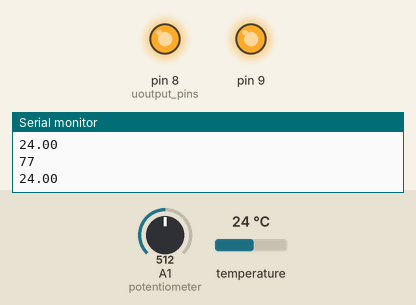
Bench run of a sketch on a simulated Arduino Uno, built with avr-gcc and run on an emulated ATmega328P. On the bench: output pins drawn as LEDs (lit = HIGH), the last lines printed to the serial monitor. The test bench sets the inputs (shaded band); at power-on: temperature 24 °C, A1 (potentiometer) = 512.

Above: at 2.5 s.
2.6 s: temperature set to 22.3 °C
At 3.6 s:
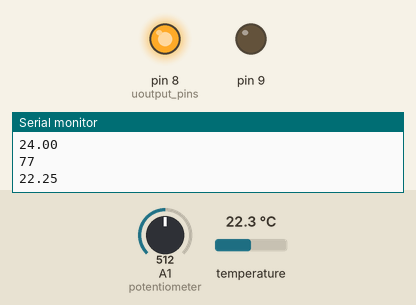
4.4 s: A1 (potentiometer) set to 489
At 6.0 s:
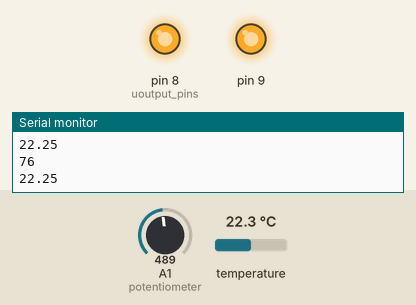
6.3 s: temperature set to 26.5 °C
7.9 s: temperature set to 27.9 °C
At 9.8 s:
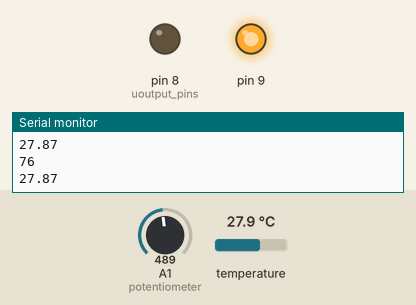
10.1 s: temperature set to 12 °C
At 11.3 s:
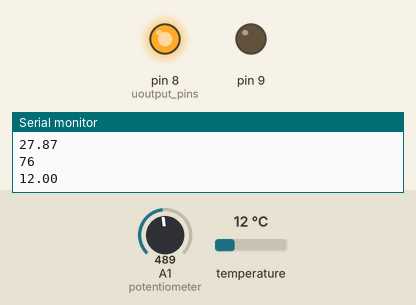
12.1 s: temperature set to 28 °C
At 13.9 s:
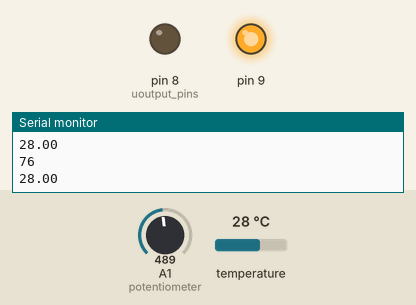
Timing chart, 0 to 15.0 s (numbered marks = the images above; inputs shaded):
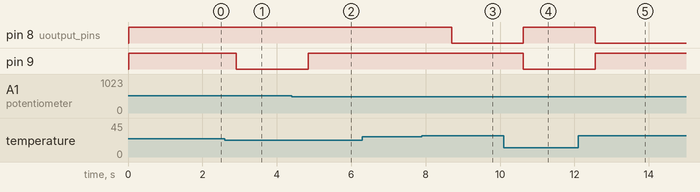

The sketch:

Temp_Driver.ino
```cpp
#include <DallasTemperature.h>
#include <OneWire.h>
#include <stdlib.h>;

///manditory third party libs for temp sensing
OneWire oneWire(12);
DallasTemperature sensors(&oneWire);

int val = 0;

void setup(){
  sensors.begin();//beigin sensing temp
  Serial.begin(9600);//start baud rate
  pinMode(8, OUTPUT);//uoutput pins
  pinMode(9, OUTPUT);
  digitalWrite(8, HIGH);//Ac off
  digitalWrite(9, HIGH);//heat off
}

void loop(){
 sensors.requestTemperatures();//request temp from sensor
 float current_temp1;
 float farenheit;

 current_temp1= sensors.getTempCByIndex(0);///get the temp from an index
 farenheit =((current_temp1 * 1.8) + 32.0);//convert to farenheit

 delay(100);
 float sense = analogRead(A1);//read potentiometer
 val = map(sense, 0, 1023, 50, 105);//map values
 delay(100);

 Serial.println(val);//print values over serial port
 Serial.println(current_temp1);

  int tempPlusFive = farenheit + 5;//calculate temps above and below by fiive degree offset
  int tempMinusFive = farenheit - 5;
  //if in +- 5 degrees turn heat and ac off
  if(val < tempPlusFive && val > tempMinusFive){
    digitalWrite(8, HIGH);
    digitalWrite(9, HIGH);
  }
  //outside of range above turn on heat
  else if(val >= tempPlusFive){
    digitalWrite(8, HIGH);
    digitalWrite(9, LOW);//heat
  }
  //below tange turn on ac
   else if(val <= tempMinusFive){
    digitalWrite(9, HIGH);
    digitalWrite(8, LOW);//AC
  }

}
```

Measured:
- the behaviour switches between 22.9 and 22.8 °C on temperature (found by bisection; images 0 and 1)
- the behaviour switches between 503 and 502 on A1 (potentiometer) (found by bisection; images 1 and 2)
- the behaviour switches between 27.2 and 27.3 °C on temperature (found by bisection; images 2 and 3)
- after the input at 2.6 s, pin 9: HIGH → LOW after 0.31 s
- after the input at 4.4 s, pin 9: LOW → HIGH after 0.44 s
- after the input at 7.9 s, pin 8 (uoutput_pins): HIGH → LOW after 0.80 s
- after the input at 10.1 s, pin 8 (uoutput_pins): LOW → HIGH after 0.53 s; pin 9: HIGH → LOW after 0.53 s
- after the input at 12.1 s, pin 8 (uoutput_pins): HIGH → LOW after 0.46 s; pin 9: LOW → HIGH after 0.46 s
